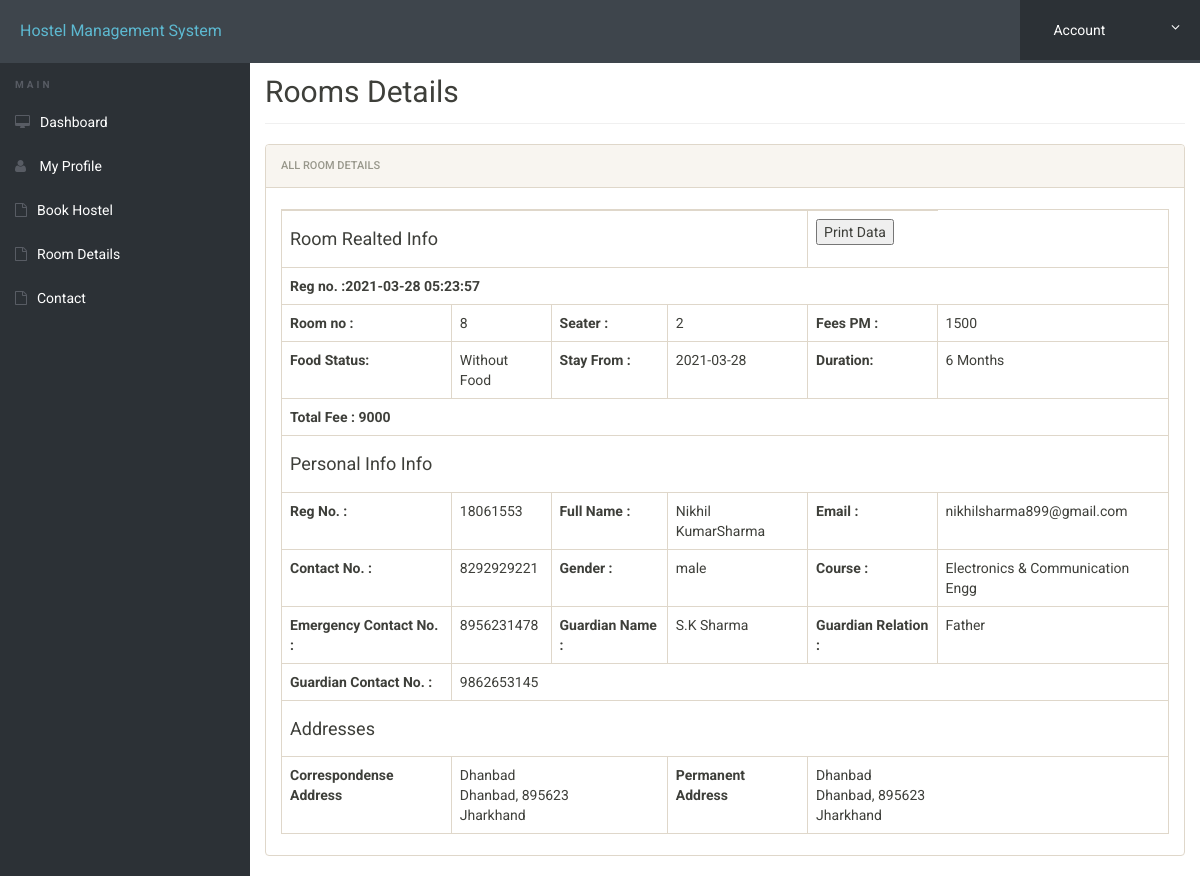
Screenshot of /room-details.php (signed in) with the database file from the repository.
### tables this page shows
CREATE TABLE `registration` (
  `id` int(11) NOT NULL,
  `roomno` int(11) NOT NULL,
  `seater` int(11) NOT NULL,
  `feespm` int(11) NOT NULL,
  `foodstatus` int(11) NOT NULL,
  `stayfrom` date NOT NULL,
  `duration` int(11) NOT NULL,
  `course` varchar(500) NOT NULL,
  `regno` int(11) NOT NULL,
  `firstName` varchar(500) NOT NULL,
  `middleName` varchar(500) NOT NULL,
  `lastName` varchar(500) NOT NULL,
  `gender` varchar(250) NOT NULL,
  `contactno` bigint(11) NOT NULL,
  `emailid` varchar(500) NOT NULL,
  `egycontactno` bigint(11) NOT NULL,
  `guardianName` varchar(500) NOT NULL,
  `guardianRelation` varchar(500) NOT NULL,
  `guardianContactno` bigint(11) NOT NULL,
  `corresAddress` varchar(500) NOT NULL,
  `corresCIty` varchar(500) NOT NULL,
  `corresState` varchar(500) NOT NULL,
  `corresPincode` int(11) NOT NULL,
  `pmntAddress` varchar(500) NOT NULL,
  `pmntCity` varchar(500) NOT NULL,
  `pmnatetState` varchar(500) NOT NULL,
  `pmntPincode` int(11) NOT NULL,
  `postingDate` timestamp NOT NULL DEFAULT current_timestamp(),
  `updationDate` varchar(500) NOT NULL
);

### room-details.php (the view, shortened to what this page needs)
<?php
include('includes/config.php');
?>
<!doctype html>
<html lang="en" class="no-js">
<head>
	<link rel="stylesheet" href="css/font-awesome.min.css">
	<link rel="stylesheet" href="css/bootstrap.min.css">
	<link rel="stylesheet" href="css/dataTables.bootstrap.min.css">
	<link rel="stylesheet" href="css/bootstrap-social.css">
	<link rel="stylesheet" href="css/bootstrap-select.css">
	<link rel="stylesheet" href="css/fileinput.min.css">
	<link rel="stylesheet" href="css/awesome-bootstrap-checkbox.css">
	<link rel="stylesheet" href="css/style.css">
</head>
<body>
	<?php include('includes/header.php');?>
	<div class="ts-main-content">
			<?php include('includes/sidebar.php');?><br>
		<div class="content-wrapper">
			<div class="container-fluid">
				<div class="row">
					<div class="col-md-12">
						<h2 class="page-title">Rooms Details</h2>
						<div class="panel panel-default">
							<div class="panel-heading">All Room Details</div>
							<div class="panel-body">
								<table id="zctb" class="table table-bordered " cellspacing="0" width="100%">
									<tbody>
<?php
$aid=$_SESSION['login'];
	$ret="select * from registration where emailid=?";
$stmt= $mysqli->prepare($ret) ;
$stmt->bind_param('s',$aid);
$stmt->execute() ;
$res=$stmt->get_result();
while($row=$res->fetch_object())
	  {
	  	?>
<tr>
<td colspan="4"><h4>Room Realted Info</h4></td>
<td> <button onclick="window.print()">Print Data </button> </td>
</tr>
<tr>
<td colspan="6"><b>Reg no. :<?php echo $row->postingDate;?></b></td>
</tr>
<tr>
<td><b>Room no :</b></td>
<td><?php echo $row->roomno;?></td>
<td><b>Seater :</b></td>
<td><?php echo $row->seater;?></td>
<td><b>Fees PM :</b></td>
<td><?php echo $fpm=$row->feespm;?></td>
</tr>
<tr>
<td><b>Food Status:</b></td>
<td>
<?php if($row->foodstatus==0)
{
echo "Without Food";
}
else
{
echo "With Food";
}
;?></td>
<td><b>Stay From :</b></td>
<td><?php echo $row->stayfrom;?></td>
<td><b>Duration:</b></td>
<td><?php echo $dr=$row->duration;?> Months</td>
</tr>
<tr>
<td colspan="6"><b>Total Fee :
<?php if($row->foodstatus==1)
{
$fd=2000;
echo (($dr*$fpm)+$fd);
}
else
{
echo $dr*$fpm;
}
?></b></td>
</tr>
<tr>
<td colspan="6"><h4>Personal Info Info</h4></td>
</tr>
<tr>
<td><b>Reg No. :</b></td>
<td><?php echo $row->regno;?></td>
<td><b>Full Name :</b></td>
<td><?php echo $row->firstName;?><?php echo $row->middleName;?><?php echo $row->lastName;?></td>
<td><b>Email :</b></td>
<td><?php echo $row->emailid;?></td>
</tr>
<tr>
<td><b>Contact No. :</b></td>
<td><?php echo $row->contactno;?></td>
<td><b>Gender :</b></td>
<td><?php echo $row->gender;?></td>
<td><b>Course :</b></td>
<td><?php echo $row->course;?></td>
</tr>
<tr>
<td><b>Emergency Contact No. :</b></td>
<td><?php echo $row->egycontactno;?></td>
<td><b>Guardian Name :</b></td>
<td><?php echo $row->guardianName;?></td>
<td><b>Guardian Relation :</b></td>
<td><?php echo $row->guardianRelation;?></td>
</tr>
<tr>
<td><b>Guardian Contact No. :</b></td>
<td colspan="6"><?php echo $row->guardianContactno;?></td>
</tr>
<tr>
<td colspan="6"><h4>Addresses</h4></td>
</tr>
<tr>
<td><b>Correspondense Address</b></td>
<td colspan="2">
<?php echo $row->corresAddress;?><br />
<?php echo $row->corresCIty;?>, <?php echo $row->corresPincode;?><br />
<?php echo $row->corresState;?>
</td>
<td><b>Permanent Address</b></td>
<td colspan="2">
<?php echo $row->pmntAddress;?><br />
<?php echo $row->pmntCity;?>, <?php echo $row->pmntPincode;?><br />
<?php echo $row->pmnatetState;?>
</td>
</tr>
<?php
} ?>
</tbody>
</table>
</div>
</div>
</div>
</div>
</div>
</div>
</div>
</body>
</html>

### css/style.css (style rules this page uses)
html { font-size: 14px; }
@media only screen and (min-width: 480px) { html { font-size: 17px; } }
@media only screen and (min-width: 768px) { html { font-size: 14px; } }
body { font-size: 1em; }
.panel { overflow: hidden; }
.page-title { padding-bottom: 15px; margin-bottom: 20px; border-bottom: 1px solid #f0f0f0; }
.ts-main-content .content-wrapper { padding-top: 15px; margin-top: 20px; }
@media only screen and (min-width: 992px) { .ts-main-content .content-wrapper { margin-left: 250px; } }

### rows the page displays
registration: postingDate "2021-03-28 05:23:57", roomno "8", seater "2", feespm "1500", foodstatus "Without Food", stayfrom "2021-03-28", duration "6", $dr*$fpm "9000", regno "18061553", firstName "Nikhil", middleName "Kumar", lastName "Sharma", emailid "nikhilsharma899@gmail.com", contactno "8292929221", gender "male", course "Electronics & Communication Engg", egycontactno "8956231478", guardianName "S.K Sharma", guardianRelation "Father", guardianContactno "9862653145", corresAddress "Dhanbad", corresCIty "Dhanbad", corresPincode "895623", corresState "Jharkhand", pmntAddress "Dhanbad", pmntCity "Dhanbad", pmntPincode "895623", pmnatetState "Jharkhand"
